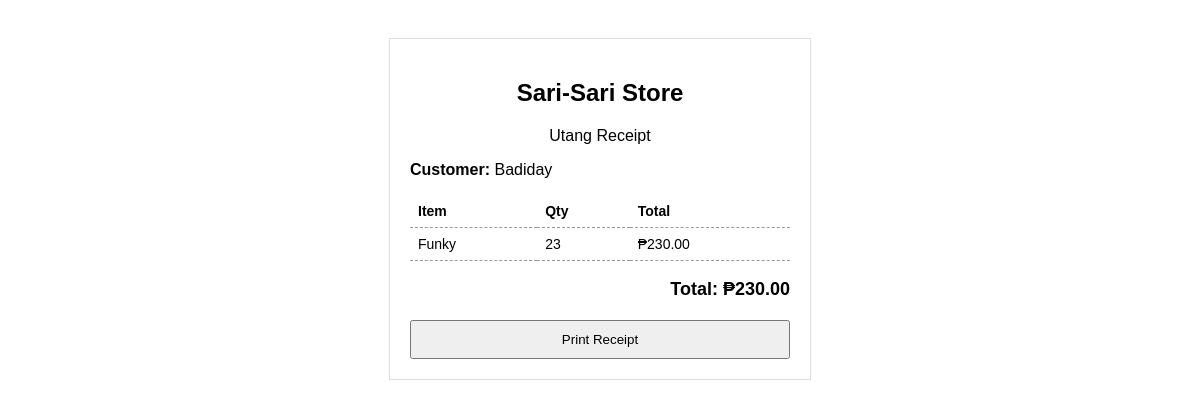
The page /print/4 on the database its author committed.
### tables this page shows
CREATE TABLE customers (
        id INTEGER PRIMARY KEY AUTOINCREMENT,
        name TEXT NOT NULL
    );

CREATE TABLE utang (
        id INTEGER PRIMARY KEY AUTOINCREMENT,
        customer_id INTEGER NOT NULL,
        item_name TEXT NOT NULL,
        quantity INTEGER NOT NULL,
        price REAL NOT NULL,
        total REAL NOT NULL,
        status TEXT DEFAULT 'UNPAID'
    , date_created TEXT);

### app.py (the view)
@app.route("/print/<int:customer_id>")
def print_receipt(customer_id):
    conn = get_db()
    cursor = conn.cursor()
    cursor.execute("SELECT * FROM customers WHERE id=?", (customer_id,))
    customer = cursor.fetchone()
    cursor.execute("""
        SELECT * FROM utang
        WHERE customer_id=? AND status='UNPAID'
    """, (customer_id,))
    utang_list = cursor.fetchall()
    cursor.execute("""
        SELECT COALESCE(SUM(total),0)
        FROM utang
        WHERE customer_id=? AND status='UNPAID'
    """, (customer_id,))
    total = cursor.fetchone()[0]
    conn.close()
    return render_template(
        "print.html",
        customer=customer,
        utang_list=utang_list,
        total=total
    )

### app.py (called while the page is built)
def get_db():
    return sqlite3.connect("database.db")

### templates/print.html (shortened to what this page needs)
<!DOCTYPE html>
<html>
<head>
</head>
<body>
<div class="receipt">
  <h2>Sari-Sari Store</h2>
  <p class="center">Utang Receipt</p>
  <p><b>Customer:</b> {{ customer[1] }}</p>
  <table>
    <tr>
      <th>Item</th>
      <th>Qty</th>
      <th>Total</th>
    </tr>
    {% for u in utang_list %}
    <tr>
      <td>{{ u[2] }}</td>
      <td>{{ u[3] }}</td>
      <td>₱{{ "%.2f"|format(u[5]) }}</td>
    </tr>
    {% endfor %}
  </table>
  <div class="total">
    Total: ₱{{ "%.2f"|format(total) }}
  </div>
  <button onclick="window.print()">Print Receipt</button>
</div>
</body>
</html>

### templates/print.html (style rules this page uses)
body { font-family: Arial, sans-serif; background: white; padding: 30px; }
.receipt { max-width: 380px; margin: auto; border: 1px solid #ddd; padding: 20px; }
h2, .center { text-align: center; }
table { width: 100%; border-collapse: collapse; margin-top: 15px; }
th, td { padding: 8px; border-bottom: 1px dashed #999; font-size: 14px; text-align: left; }
.total { text-align: right; margin-top: 18px; font-size: 18px; font-weight: bold; }
button { margin-top: 20px; width: 100%; padding: 10px; cursor: pointer; }

### rows shown on the page
customers: name "Badiday"
utang: item_name "Funky", quantity "23", total "230.00"

### other values the page prints
{{ "%.2f"|format(total) }} "230.00"
